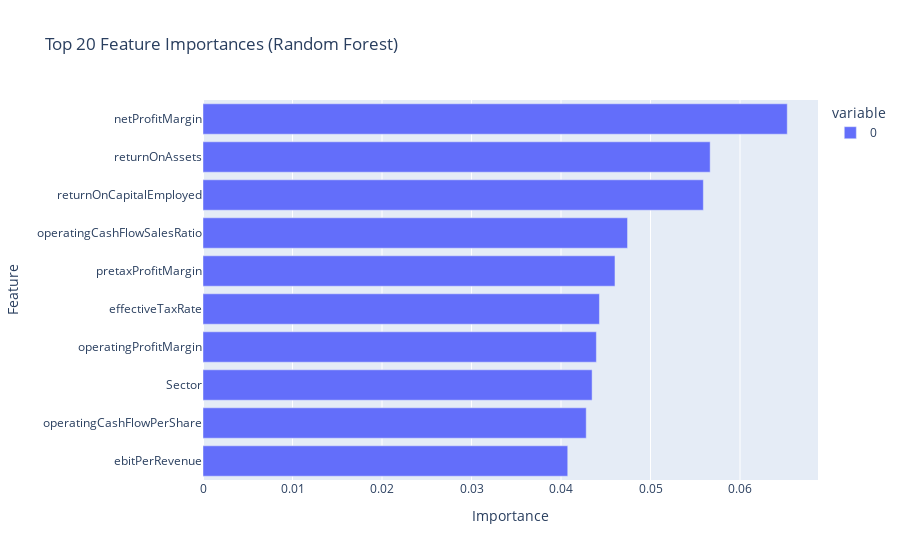

Notebook cell for this chart:
### Code cell
import plotly.express as px

fig = px.bar(
    fi_agg.head(10)[::-1],
    orientation="h",
    title="Top 20 Feature Importances (Random Forest)"
)

fig.update_layout(
    xaxis_title="Importance",
    yaxis_title="Feature"
)

fig.show()

### Figure 1 — Plotly figure (JSON) as saved in the notebook; plotly's stock layout.template omitted (floating-point values rounded to 4 significant figures)
{"data": [{"hovertemplate": "variable=0<br>value=%{x}<br>index=%{y}<extra></extra>", "legendgroup": "0", "marker": {"color": "#636efa", "pattern": {"shape": ""}}, "name": "0", "orientation": "h", "showlegend": true, "textposition": "auto", "type": "bar", "x": [0.04075, 0.04282, 0.04347, 0.04395, 0.04429, 0.04603, 0.04743, 0.0559, 0.05667, 0.06528], "xaxis": "x", "y": ["ebitPerRevenue", "operatingCashFlowPerShare", "Sector", "operatingProfitMargin", "effectiveTaxRate", "pretaxProfitMargin", "operatingCashFlowSalesRatio", "returnOnCapitalEmployed", "returnOnAssets", "netProfitMargin"], "yaxis": "y"}], "layout": {"barmode": "relative", "legend": {"title": {"text": "variable"}, "tracegroupgap": 0}, "title": {"text": "Top 20 Feature Importances (Random Forest)"}, "xaxis": {"anchor": "y", "domain": [0, 1], "title": {"text": "Importance"}}, "yaxis": {"anchor": "x", "domain": [0, 1], "title": {"text": "Feature"}}}}
